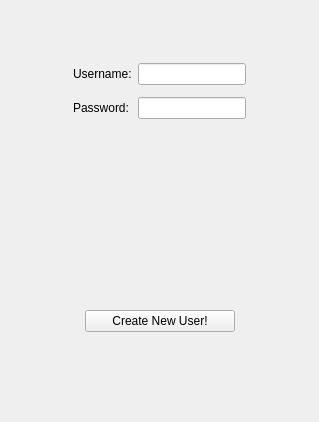
<?xml version="1.0" encoding="UTF-8"?>
<ui version="4.0">
 <class>registerWindow</class>
 <widget class="QMainWindow" name="registerWindow">
  <property name="geometry">
   <rect>
    <x>0</x>
    <y>0</y>
    <width>319</width>
    <height>422</height>
   </rect>
  </property>
  <property name="windowTitle">
   <string>GST603</string>
  </property>
  <property name="windowIcon">
   <iconset>
    <normaloff>../../Desktop/Gui/0577 - Icon.png</normaloff>../../Desktop/Gui/0577 - Icon.png</iconset>
  </property>
  <widget class="QWidget" name="centralwidget">
   <layout class="QVBoxLayout" name="verticalLayout">
    <item>
     <widget class="QFrame" name="userFrame">
      <property name="frameShape">
       <enum>QFrame::NoFrame</enum>
      </property>
      <property name="frameShadow">
       <enum>QFrame::Plain</enum>
      </property>
      <layout class="QGridLayout" name="gridLayout">
       <item row="0" column="1">
        <spacer name="verticalSpacer_5">
         <property name="orientation">
          <enum>Qt::Vertical</enum>
         </property>
         <property name="sizeHint" stdset="0">
          <size>
           <width>20</width>
           <height>45</height>
          </size>
         </property>
        </spacer>
       </item>
       <item row="0" column="2">
        <spacer name="verticalSpacer_6">
         <property name="orientation">
          <enum>Qt::Vertical</enum>
         </property>
         <property name="sizeHint" stdset="0">
          <size>
           <width>20</width>
           <height>45</height>
          </size>
         </property>
        </spacer>
       </item>
       <item row="1" column="0">
        <spacer name="horizontalSpacer">
         <property name="orientation">
          <enum>Qt::Horizontal</enum>
         </property>
         <property name="sizeHint" stdset="0">
          <size>
           <width>48</width>
           <height>20</height>
          </size>
         </property>
        </spacer>
       </item>
       <item row="1" column="1">
        <widget class="QLabel" name="userLabel">
         <property name="text">
          <string>Username:</string>
         </property>
        </widget>
       </item>
       <item row="1" column="2">
        <widget class="QLineEdit" name="userInput">
         <property name="echoMode">
          <enum>QLineEdit::Normal</enum>
         </property>
        </widget>
       </item>
       <item row="1" column="3">
        <spacer name="horizontalSpacer_4">
         <property name="orientation">
          <enum>Qt::Horizontal</enum>
         </property>
         <property name="sizeHint" stdset="0">
          <size>
           <width>48</width>
           <height>20</height>
          </size>
         </property>
        </spacer>
       </item>
       <item row="2" column="1">
        <spacer name="verticalSpacer_3">
         <property name="orientation">
          <enum>Qt::Vertical</enum>
         </property>
         <property name="sizeHint" stdset="0">
          <size>
           <width>20</width>
           <height>6</height>
          </size>
         </property>
        </spacer>
       </item>
       <item row="2" column="2">
        <spacer name="verticalSpacer_4">
         <property name="orientation">
          <enum>Qt::Vertical</enum>
         </property>
         <property name="sizeHint" stdset="0">
          <size>
           <width>20</width>
           <height>6</height>
          </size>
         </property>
        </spacer>
       </item>
       <item row="3" column="0">
        <spacer name="horizontalSpacer_2">
         <property name="orientation">
          <enum>Qt::Horizontal</enum>
         </property>
         <property name="sizeHint" stdset="0">
          <size>
           <width>48</width>
           <height>20</height>
          </size>
         </property>
        </spacer>
       </item>
       <item row="3" column="1">
        <widget class="QLabel" name="passLabel">
         <property name="text">
          <string>Password:</string>
         </property>
        </widget>
       </item>
       <item row="3" column="2">
        <widget class="QLineEdit" name="passInput">
         <property name="echoMode">
          <enum>QLineEdit::Password</enum>
         </property>
        </widget>
       </item>
       <item row="3" column="3">
        <spacer name="horizontalSpacer_3">
         <property name="orientation">
          <enum>Qt::Horizontal</enum>
         </property>
         <property name="sizeHint" stdset="0">
          <size>
           <width>48</width>
           <height>20</height>
          </size>
         </property>
        </spacer>
       </item>
       <item row="4" column="1">
        <widget class="QLabel" name="loginMsgLabel">
         <property name="text">
          <string/>
         </property>
        </widget>
       </item>
       <item row="5" column="1">
        <spacer name="verticalSpacer_2">
         <property name="orientation">
          <enum>Qt::Vertical</enum>
         </property>
         <property name="sizeHint" stdset="0">
          <size>
           <width>20</width>
           <height>75</height>
          </size>
         </property>
        </spacer>
       </item>
       <item row="5" column="2">
        <spacer name="verticalSpacer">
         <property name="orientation">
          <enum>Qt::Vertical</enum>
         </property>
         <property name="sizeHint" stdset="0">
          <size>
           <width>20</width>
           <height>75</height>
          </size>
         </property>
        </spacer>
       </item>
      </layout>
     </widget>
    </item>
    <item>
     <widget class="QFrame" name="frame">
      <property name="frameShape">
       <enum>QFrame::NoFrame</enum>
      </property>
      <property name="frameShadow">
       <enum>QFrame::Plain</enum>
      </property>
      <layout class="QGridLayout" name="gridLayout_2">
       <item row="1" column="1">
        <widget class="QPushButton" name="createButton">
         <property name="sizePolicy">
          <sizepolicy hsizetype="Expanding" vsizetype="Fixed">
           <horstretch>0</horstretch>
           <verstretch>0</verstretch>
          </sizepolicy>
         </property>
         <property name="minimumSize">
          <size>
           <width>150</width>
           <height>0</height>
          </size>
         </property>
         <property name="maximumSize">
          <size>
           <width>300</width>
           <height>16777215</height>
          </size>
         </property>
         <property name="text">
          <string>Create New User!</string>
         </property>
        </widget>
       </item>
       <item row="0" column="1">
        <spacer name="verticalSpacer_7">
         <property name="orientation">
          <enum>Qt::Vertical</enum>
         </property>
         <property name="sizeHint" stdset="0">
          <size>
           <width>20</width>
           <height>40</height>
          </size>
         </property>
        </spacer>
       </item>
       <item row="1" column="0">
        <spacer name="horizontalSpacer_5">
         <property name="orientation">
          <enum>Qt::Horizontal</enum>
         </property>
         <property name="sizeHint" stdset="0">
          <size>
           <width>40</width>
           <height>20</height>
          </size>
         </property>
        </spacer>
       </item>
       <item row="2" column="1">
        <spacer name="verticalSpacer_8">
         <property name="orientation">
          <enum>Qt::Vertical</enum>
         </property>
         <property name="sizeHint" stdset="0">
          <size>
           <width>20</width>
           <height>48</height>
          </size>
         </property>
        </spacer>
       </item>
       <item row="1" column="2">
        <spacer name="horizontalSpacer_6">
         <property name="orientation">
          <enum>Qt::Horizontal</enum>
         </property>
         <property name="sizeHint" stdset="0">
          <size>
           <width>40</width>
           <height>20</height>
          </size>
         </property>
        </spacer>
       </item>
      </layout>
     </widget>
    </item>
   </layout>
  </widget>
 </widget>
 <resources/>
 <connections/>
</ui>
